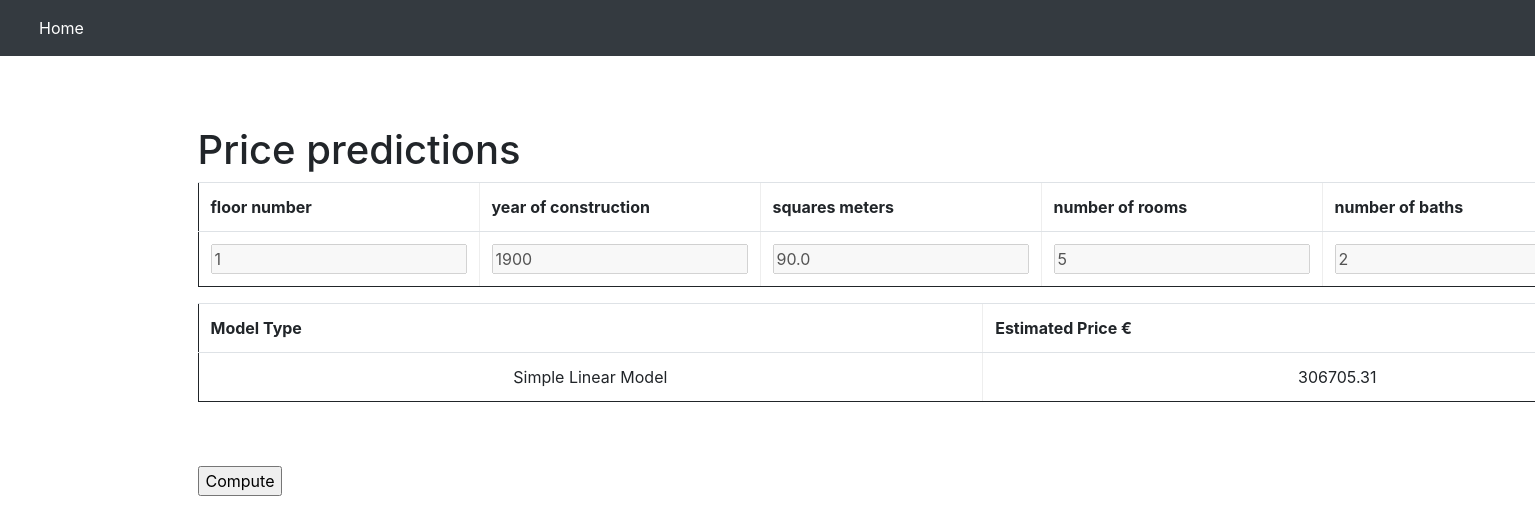
Screenshot of /predictions/3 with the database file from the repository.
### house_pricing_estimator/models.py (models this page shows)
class Houses(models.Model):
	floor_number = models.IntegerField()
	year_construction = models.IntegerField()
	square_meters = models.FloatField()
	rooms_number = models.IntegerField()
	baths_number = models.IntegerField()
	has_elevator = models.BooleanField(default=False)

class Predictions(models.Model):
    model_name = models.CharField(max_length=100)
    price = models.FloatField()
    house = models.ForeignKey(Houses, on_delete=models.CASCADE)

### house_pricing_estimator/views.py (the view)
# urls.py: path('predictions/<int:id>', views.predictions, name='predictions'),
def predictions(request, id):
  myHouse = Houses.objects.get(id=id)
  template = loader.get_template('predictions.html')
  context = {
    'myHouse': myHouse,
  }
  return HttpResponse(template.render(context, request))

### house_pricing_estimator/templates/predictions.html (shortened to what this page needs)
{% extends "base.html" %}
{% block container %}
<h1>Price predictions</h1>
<form action="updatepredictions/{{ myHouse.id }}" method="post">{% csrf_token %}
<table class="table" border="1">
<tr>
	<th>floor number</th>
	<th>year of construction</th>
	<th>squares meters</th>
	<th>number of rooms</th>
	<th>number of baths</th>
</tr>
<tr>
	<td><input name="floor_number" type="number" value="{{ myHouse.floor_number }}" disabled></td>
	<td><input name="year_construction" type="number" value="{{ myHouse.year_construction }}" disabled></td>
	<td><input name="square_meters" type="float" value="{{ myHouse.square_meters }}" disabled></td>
	<td><input name="rooms_number" type="number" value="{{ myHouse.rooms_number }}" disabled></td>
	<td><input name="baths_number" type="number" value="{{ myHouse.baths_number }}" disabled></td>
</tr>
</table>
<table class="table" border="1">
<tr>
	<th>Model Type</th>
	<th>Estimated Price €</th>
</tr>
{% for comment in myHouse.predictions_set.all %}
<tr>
<td>{{comment.model_name}}</td>
<td>{{comment.price}}</td>
</tr>
{% endfor %}
</table>
<br><br>
<input type="submit" value="Compute">
</form>
{% endblock container %}

### house_pricing_estimator/templates/base.html (style rules this page uses)
td { text-align: center; vertical-align: middle; }
table { border: 1px solid; width: 200px; }

### rows the page displays
Houses: floor_number "1", year_construction "1900", square_meters "90.0", rooms_number "5", baths_number "2"
Predictions: model_name "Simple Linear Model", price "306705.31"
